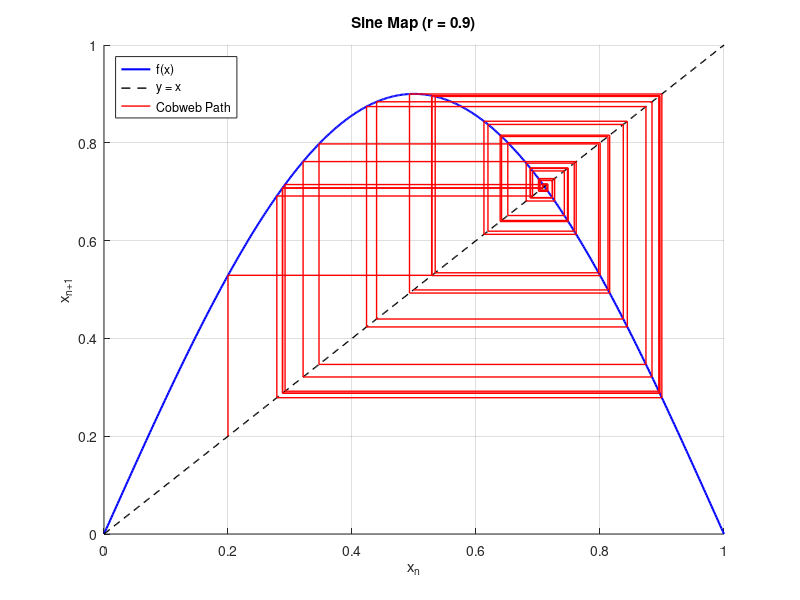

Reproduce this figure in MATLAB.
clc; clear; close all;

% Parameter Sine Map
r = 0.9;              % Parameter chaos (0 < r <= 1 untuk chaos penuh)
x0 = 0.2;             % Seed awal dalam [0,1]
N = 50;               % Jumlah iterasi
x = zeros(1, N+1);
x(1) = x0;

% Definisi fungsi Sine Map
f = @(x) r * sin(pi * x);   % Peta Sine klasik

% Simulasi iterasi
for n = 1:N
    x(n+1) = f(x(n));
end

% Grid untuk kurva f(x) dan garis y=x
xgrid = linspace(0,1,500);
ygrid = f(xgrid);

% Plot Cobweb
figure('Position',[100 100 800 600]); hold on;
plot(xgrid, ygrid, 'b', 'LineWidth',1.5);       % Kurva f(x)
plot(xgrid, xgrid, 'k--', 'LineWidth',1);       % Garis y = x
title(sprintf('Sine Map (r = %.1f)', r));
xlabel('x_n'); ylabel('x_{n+1}');
grid on;

% Gambar lintasan cobweb
xn = x0;
for n = 1:N
    x_next = f(xn);
    % Garis vertikal: dari (xn,xn) ke (xn,x_{n+1})
    plot([xn xn], [xn x_next], 'r', 'LineWidth',1);
    % Garis horizontal: dari (xn,x_{n+1}) ke (x_{n+1},x_{n+1})
    plot([xn x_next], [x_next x_next], 'r', 'LineWidth',1);
    xn = x_next;
end

legend({'f(x)','y = x','Cobweb Path'}, 'Location','NorthWest');
axis([0 1 0 1]);
